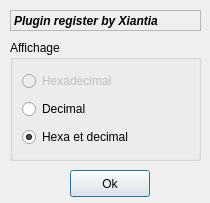
<ui version="4.0" >
 <class>settingRegister</class>
 <widget class="QDialog" name="settingRegister" >
  <property name="geometry" >
   <rect>
    <x>0</x>
    <y>0</y>
    <width>210</width>
    <height>203</height>
   </rect>
  </property>
  <property name="windowTitle" >
   <string>Setting register</string>
  </property>
  <widget class="QLabel" name="label" >
   <property name="geometry" >
    <rect>
     <x>10</x>
     <y>10</y>
     <width>191</width>
     <height>21</height>
    </rect>
   </property>
   <property name="font" >
    <font>
     <weight>75</weight>
     <italic>true</italic>
     <bold>true</bold>
    </font>
   </property>
   <property name="frameShape" >
    <enum>QFrame::StyledPanel</enum>
   </property>
   <property name="text" >
    <string>Plugin register by Xiantia</string>
   </property>
  </widget>
  <widget class="QGroupBox" name="groupBox" >
   <property name="geometry" >
    <rect>
     <x>10</x>
     <y>40</y>
     <width>191</width>
     <height>121</height>
    </rect>
   </property>
   <property name="title" >
    <string>Affichage</string>
   </property>
   <layout class="QGridLayout" >
    <property name="margin" >
     <number>9</number>
    </property>
    <property name="spacing" >
     <number>6</number>
    </property>
    <item row="1" column="0" >
     <widget class="QRadioButton" name="radioDecimal" >
      <property name="text" >
       <string>Decimal</string>
      </property>
     </widget>
    </item>
    <item row="2" column="0" >
     <widget class="QRadioButton" name="radioHexAndDecimal" >
      <property name="text" >
       <string>Hexa et decimal</string>
      </property>
      <property name="checked" >
       <bool>true</bool>
      </property>
     </widget>
    </item>
    <item row="0" column="0" >
     <widget class="QRadioButton" name="radioHex" >
      <property name="enabled" >
       <bool>false</bool>
      </property>
      <property name="text" >
       <string>Hexadecimal</string>
      </property>
     </widget>
    </item>
   </layout>
  </widget>
  <widget class="QPushButton" name="bOk" >
   <property name="geometry" >
    <rect>
     <x>70</x>
     <y>170</y>
     <width>80</width>
     <height>27</height>
    </rect>
   </property>
   <property name="text" >
    <string>Ok</string>
   </property>
  </widget>
 </widget>
 <resources/>
 <connections/>
</ui>
